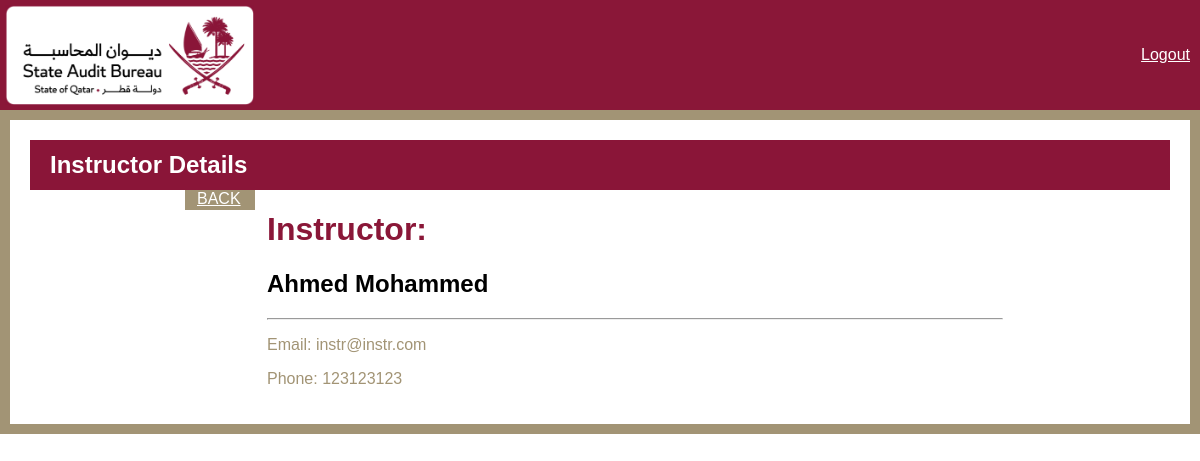
The page /instructor/1/ on the database its author committed.
### base/models.py (models this page shows)
class Instructor(models.Model):
     id = models.AutoField(primary_key=True)
     first_name = models.CharField(max_length=255)
     last_name = models.CharField(max_length=255)
     email = models.EmailField(max_length=156)
     phone = models.CharField(max_length= 20)
     def __str__(self):
          return self.first_name + " " + self.last_name

### base/views.py (the view)
# urls.py: path('instructor/<int:pk>/', InstructorDetail.as_view(), name="instructor"),
class InstructorDetail(DetailView):
    model = Instructor
    template_name = 'base/admin_dashboard/instructor_detail.html'
    context_object_name = 'instructor'

### base/templates/base/admin_dashboard/instructor_detail.html (shortened to what this page needs)
{% load static %}
<!DOCTYPE html>
<html>
   <head>
      <link rel="stylesheet" href="https://cdnjs.cloudflare.com/ajax/libs/font-awesome/6.3.0/css/all.min.css" />
	    <link rel="stylesheet" href="https://cdnjs.cloudflare.com/ajax/libs/bootstrap/5.3.0-alpha1/css/bootstrap-grid.min.css" />
    <link rel="stylesheet" href="{% static 'css/reg_style.css' %}">
</head>
   <body>
    <div class="header">
      <div class="logo">
         <img src="{% static 'img/primary-rgb-state-audit-bureau-1@2x.png' %}" alt="Logo">
        </div>
        <div class="language-toggle">
          <span ><a  style="color:white;"class="hello-msg" href="{% url 'logout' %}">Logout</a></span>
       </div>
    </div>
    <div class="gold-border container-fluid">
      <div class="maroon-bar">
        <h2>Instructor Details</h2>
      </div>
      <div class="container">
        <div class="row justify-content-center">
          <a class="btn btn-primary" style="width: 70px; height:20px; color:white;" href="{% url 'instructors' %}">BACK</a>
          <div class="col-md-8">
            <div class="card">
              <div class="card-header">
                <h1 style="color:#8A1738" > Instructor:</h1>
                <h2 style="color:#000">{{instructor}}</h2>
                <hr/>
              </div>
              <div class="card-body" >
                <p> Email: {{instructor.email}}</p>
                <p> Phone: {{instructor.phone}}</p>
              </div>
            </div>
          </div>
        </div>
      </div>
    </div>
</body>
</html>

### base/static/css/reg_style.css (style rules this page uses)
* { box-sizing: border-box; }
body { margin: 0; font-family: sans-serif; color: #A29475; }
.header { display: flex; justify-content: space-between; align-items: center; padding: 10px; background-color: #8A1738; height: 110px; }
.logo img { height: 100px; left: 5px; position: absolute; top: 5px; }
.btn-primary { background-color: #A29475 !important; border-color: #A29475 !important; }

### base/templates/base/admin_dashboard/instructor_detail.html (style rules this page uses)
body { margin: 20px; background-color: #fff; }
.gold-border { border: 10px solid#A29475; padding: 20px; background-color: #fff; }
.maroon-bar { background-color: #8A1538; color: #fff; height: 50px; display: flex; align-items: center; justify-content: flex-start; padding: 0 20px; }
.maroon-bar h2 { margin: 0; font-weight: bold; font-size: 24px; }

### rows shown on the page
Instructor: first_name+last_name "Ahmed Mohammed", email "instr@instr.com", phone "123123123"
